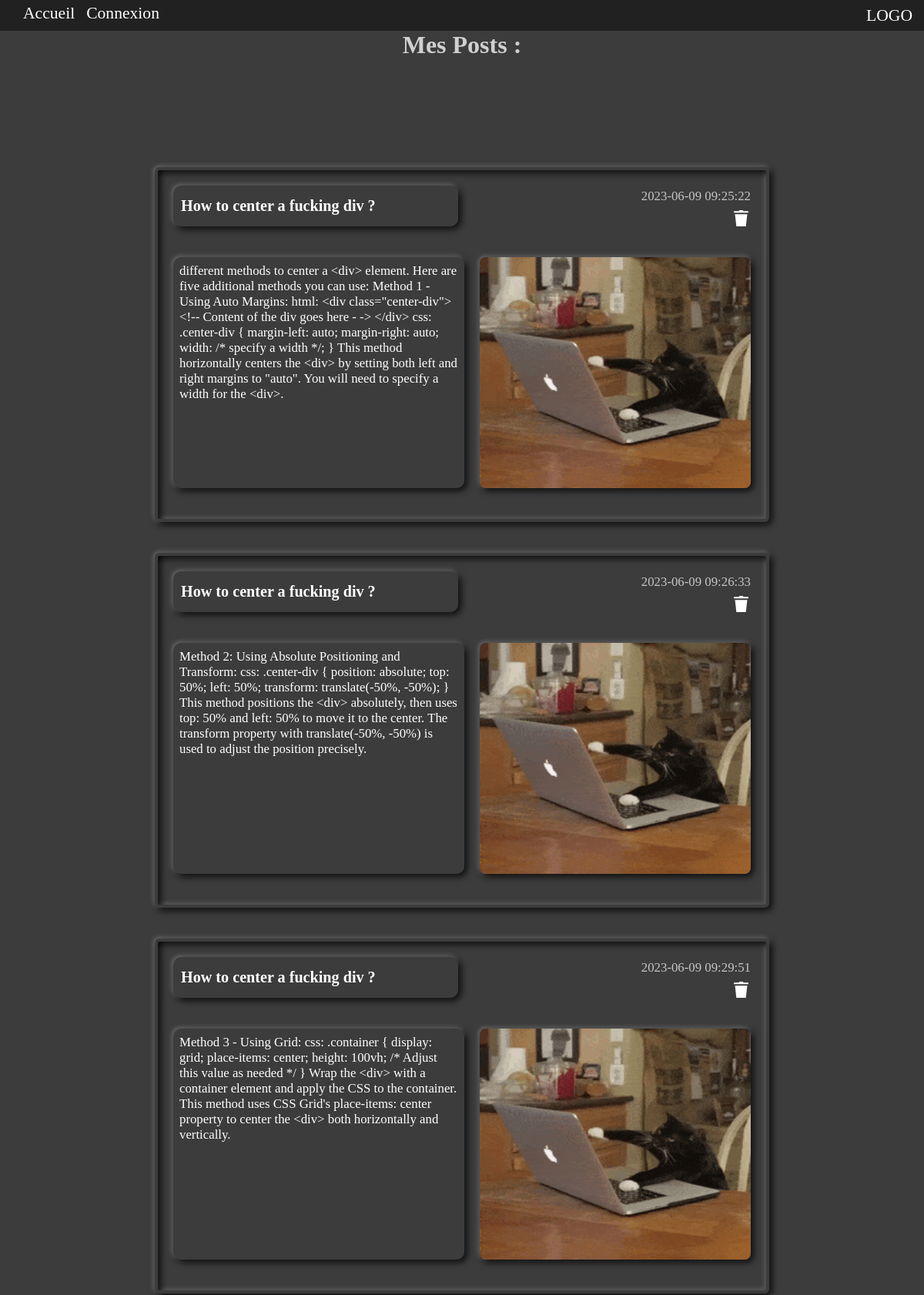
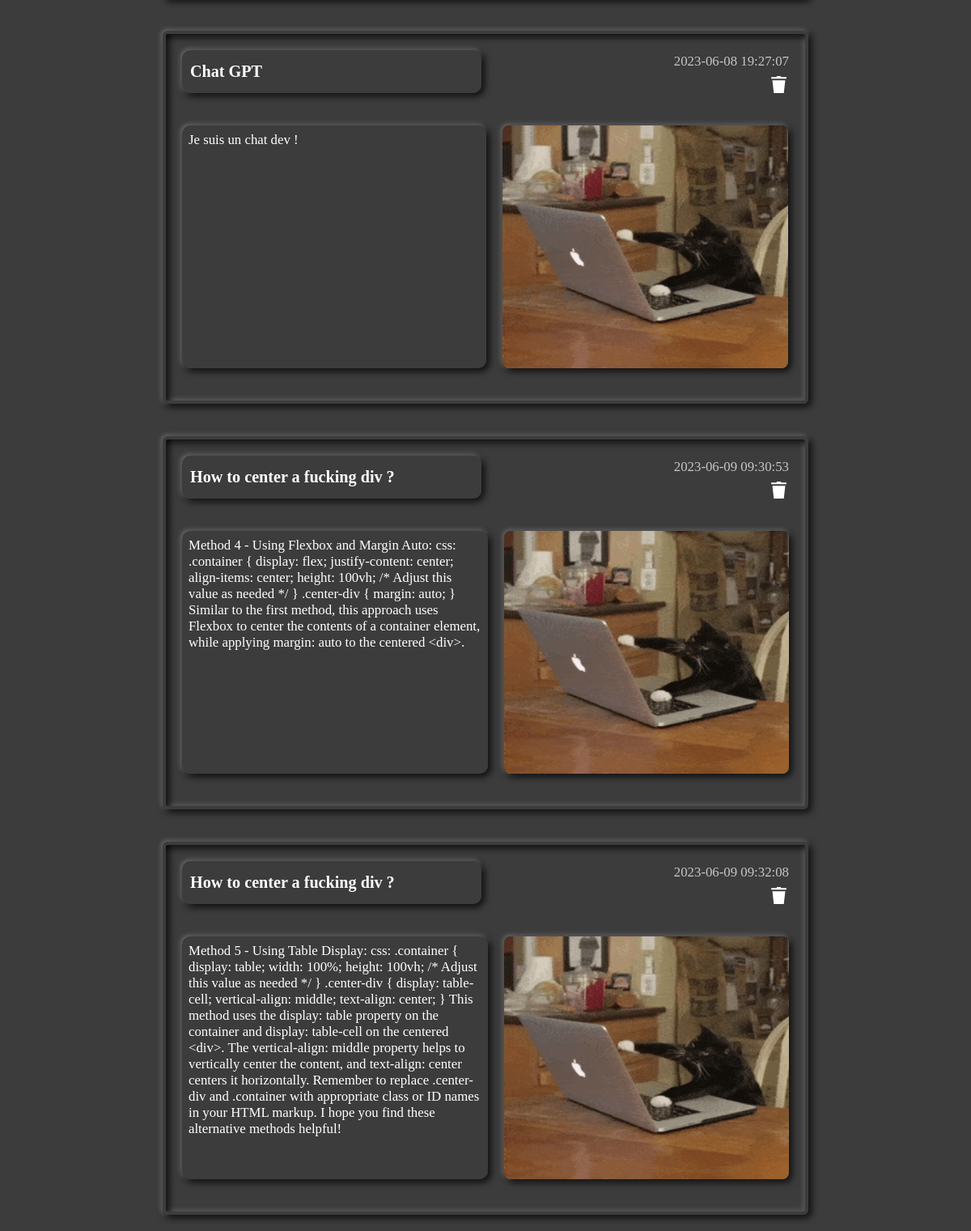
Screenshot of /profil.php?id=4 with the database file from the repository (2 pictures, top to bottom).
### tables this page shows
CREATE TABLE IF NOT EXISTS `posts` (
  `id` int NOT NULL AUTO_INCREMENT,
  `userID` int NOT NULL,
  `titre` varchar(100) DEFAULT NULL,
  `contenu` text NOT NULL,
  `img` varchar(200) DEFAULT NULL,
  `date` timestamp NOT NULL DEFAULT CURRENT_TIMESTAMP,
  PRIMARY KEY (`id`)
);

### src/DB.php (called while the page is built)
<?php
class DB{
    private $db;
    public function __construct()
    {
        $dns = "mysql:dbname=blogy;host=localhost";
        $username = "root";
        $password = "";
        $this ->db = new PDO($dns,$username, $password);
    }
    public function getDB(){
        return $this->db;
    }
}
?>

### src/controllers/PostController.php (called while the page is built, shortened)
<?php
include_once $_SERVER['DOCUMENT_ROOT'] . "/src/models/PostModel.php";
class PostController{
    static public function getUserPostsWithUserID($userID){
        $model = new PostModel($userID);
        return $model->getUserPostsWithUserID();
    }
}
?>

### src/models/PostModel.php (called while the page is built, shortened)
<?php
include_once $_SERVER['DOCUMENT_ROOT'] . "/src/DB.php";
class PostModel{
    private $userID;
    private $db;
    public function __construct($userID = null, $contenu  = null, $titre = null, $img = null)
    {
        $this->userID = $userID;
        $this->db = (new DB())->getDB();
    }
    public function getUserPostsWithUserID(){
        $prepare = $this->db->prepare('SELECT * FROM posts WHERE userID=?');
        $prepare->execute([$this->userID]);
        return $prepare->fetchAll(PDO::FETCH_ASSOC);
    }
}
?>

### profil.php (the view, shortened to what this page needs)
<!DOCTYPE html>
<html lang="fr">
<?php
include_once $_SERVER['DOCUMENT_ROOT'] . "/src/views/head.php";
include_once $_SERVER['DOCUMENT_ROOT'] . "/src/views/navbar.php";
include_once $_SERVER['DOCUMENT_ROOT'] . "/src/controllers/PostController.php";
?>
<body>
    <section class="postSection">
        <h3>Mes Posts :</h3>
        <?php
        $userID = (isset($_GET['id']))? $_GET['id']: $_SESSION['id'];
        $tabPosts = PostController::getUserPostsWithUserID($userID);
        foreach ($tabPosts as $post) {
            $id = $post['id'];
            $titre = $post['titre'];
            $contenu = $post['contenu'];
            $img = $post['img'];
            $date = $post['date'];
            echo "
                <div class='postContainer'>
                    <div class='divpost'>
                        <h4 class='postTitre'>$titre</h4>
                        <p class='postDate'>$date</p>
                        <a href='/src/views/posts/deletePost.php?id=$id'><img class='deleteButton' src='/img/icons8-delete.svg'></a>
                    </div>
                    <div class='divpost'>
                    <p class='postContenu'>$contenu</p>
                        <img class='postImg' src='$img'>
                    </div>
                </div>
                        ";
        }
        ?>
    </section>
</body>
</html>

### src/views/head.php (shortened to what this page needs)
<head>
    <link rel="stylesheet" href="/style/global.css">
    <link rel="stylesheet" href="/style/profil.css">
    <link rel="stylesheet" href="/style/connexion.css">
    <link rel="stylesheet" href="/style/navbar.css">
</head>

### src/views/navbar.php (shortened to what this page needs)
<?php
include_once $_SERVER['DOCUMENT_ROOT'] . "/src/views/head.php";
?>
<!DOCTYPE html>
<html lang="fr">
<head>
</head>
<body>
    <nav>
        <div class="divul">
            <ul class="ul">
                <a href="/index.php">
                    <li>Accueil</li>
                </a>
                <?php
                if (isset($_SESSION['id'])) {
                    $id=$_SESSION['id'];
                    echo "
                        <a href='/profil.php?id=$id'>
                        <li>Profil</li>
                        </a>
                        <a href='/settings.php'>
                        <li>Paramètre</li>
                        </a>
                        <a href='/src/views/users/logout.php'>
                        <li>Deconnexion</li>
                        </a>
                        ";
                } else {
                    echo "
                        <a href='/connexion.php'>
                        <li>Connexion</li>
                        </a>
                        ";
                }
                ?>
            </ul>
        </div>
        <a href="">
            <p>LOGO</p>
        </a>
    </nav>
</body>
</html>

### style/global.css (style rules this page uses)
* { margin: 0; padding: 0; list-style-type: none; text-decoration: none; }
body { background-color: #3c3c3c; }

### style/profil.css (style rules this page uses)
body { color: white; }
.postSection { display: flex; flex-direction: column; align-items: center; }
.postContainer { max-height: 600px; width: 750px; border: 4px solid transparent; margin: 20px auto; padding: 20px; border-radius: 6px; color: #fff; font-size: 1.05em; border-color: none; background-color: transparent; box-shadow: 3px 3px 10px rgba(0, 0, 0, 1), -1px -1px 6px rgba(255, 255, 255, 0.4), inset 3px 3px 10px rgba(0, 0, 0, 1), inset -1px -1px 6px rgba(255, 255, 255, 0.4); display: flex; flex-direction: column; align-items: center; }
.divpost { display: flex; width: 100%; min-height: 100%; position: relative; margin-bottom: 20px; }
.postTitre { min-height: 30px; min-width: 48%; margin: 0 20px 20px 0; font-size: 1.2em; text-align: start; padding: 15px 0 8px 10px; border-radius: 10px; box-shadow: 3px 3px 10px rgba(0, 0, 0, 1), -1px -1px 6px rgba(255, 255, 255, 0.4); }
.postDate { position: absolute; top: 5%; right: 0%; color: rgb(198, 198, 198); }
.postContenu { max-height: 300px; min-width: 48%; margin-right: 20px; padding: 8px; border-radius: 10px; box-shadow: 3px 3px 10px rgba(0, 0, 0, 1), -1px -1px 6px rgba(255, 255, 255, 0.4); }
.postImg { max-height: 300px; min-width: 47%; border-radius: 8px; box-shadow: 3px 3px 10px rgba(0, 0, 0, 1), -1px -1px 6px rgba(255, 255, 255, 0.4); }
.deleteButton { height: 25px; position: absolute; top: 30px; right: 0; transition: all 0.2s ease-in-out; cursor: pointer; }

### style/connexion.css (style rules this page uses)
h3 { color: rgb(208, 208, 208); font-size: 2em; margin-bottom: 10%; }

### style/navbar.css (style rules this page uses)
nav { background-color: #212121; height: 40px; width: 100%; display: flex; justify-content: space-between; align-items: center; }
.divul, ul { display: flex; }
ul a, nav a { margin-right: 15px; font-size: 1.35em; color: white; transition: all 0.2s ease-in-out; }

### rows the page displays
posts: titre "How to center a fucking div ?", date "2023-06-09 09:25:22", contenu "different methods to center a <div> element. Here are five additional methods you can use: Method 1 - Using Auto Margins: html: <div class=\"center-div\"> <!-- Content of the div goes here - -> </div> css: .center-div { margin-left: auto; margin-right: auto; width: /* specify a width */; } This method horizontally centers the <div> by setting both left and right margins to \"auto\". You will need to specify a width for the <div>.", img (picture)
posts: titre "How to center a fucking div ?", date "2023-06-09 09:26:33", contenu "Method 2: Using Absolute Positioning and Transform: css: .center-div { position: absolute; top: 50%; left: 50%; transform: translate(-50%, -50%); } This method positions the <div> absolutely, then uses top: 50% and left: 50% to move it to the center. The transform property with translate(-50%, -50%) is used to adjust the position precisely.", img (picture)
posts: titre "How to center a fucking div ?", date "2023-06-09 09:29:51", contenu "Method 3 - Using Grid: css: .container { display: grid; place-items: center; height: 100vh; /* Adjust this value as needed */ } Wrap the <div> with a container element and apply the CSS to the container. This method uses CSS Grid's place-items: center property to center the <div> both horizontally and vertically.", img (picture)
posts: titre "Chat GPT", date "2023-06-08 19:27:07", contenu "Je suis un chat dev !", img (picture)
posts: titre "How to center a fucking div ?", date "2023-06-09 09:30:53", contenu "Method 4 - Using Flexbox and Margin Auto: css: .container { display: flex; justify-content: center; align-items: center; height: 100vh; /* Adjust this value as needed */ } .center-div { margin: auto; } Similar to the first method, this approach uses Flexbox to center the contents of a container element, while applying margin: auto to the centered <div>.", img (picture)
posts: titre "How to center a fucking div ?", date "2023-06-09 09:32:08", contenu "Method 5 - Using Table Display: css: .container { display: table; width: 100%; height: 100vh; /* Adjust this value as needed */ } .center-div { display: table-cell; vertical-align: middle; text-align: center; } This method uses the display: table property on the container and display: table-cell on the centered <div>. The vertical-align: middle property helps to vertically center the content, and text-align: center centers it horizontally. Remember to replace .center-div and .container with appropriate class or ID names in your HTML markup. I hope you find these alternative methods helpful!", img (picture)
